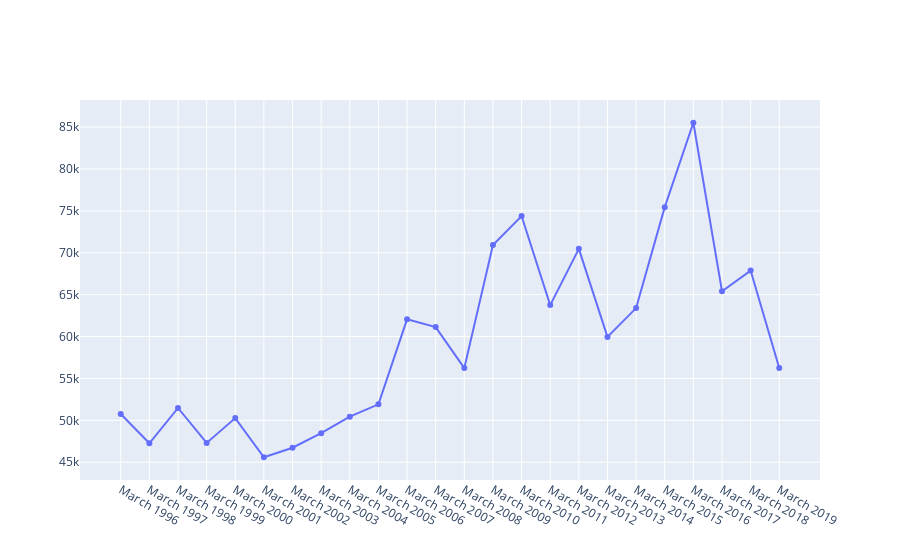

Here is the notebook cell this chart was saved with:
### Markdown cell above
Let's add circle markers on the line to improve the appearance of the visualization. To do that, we can specify `mode` parameter as `lines+markers` where the previous value was `lines` as default.

### Code cell
fig = go.Figure(data=go.Scatter(x=df["Date"], y=df["North East"], mode="lines+markers"))
iplot(fig)

### Figure 1 — Plotly figure (JSON) as saved in the notebook; plotly's stock layout.template omitted (floating-point values rounded to 4 significant figures)
{"data": [{"mode": "lines+markers", "type": "scatter", "x": ["March 1996", "March 1997", "March 1998", "March 1999", "March 2000", "March 2001", "March 2002", "March 2003", "March 2004", "March 2005", "March 2006", "March 2007", "March 2008", "March 2009", "March 2010", "March 2011", "March 2012", "March 2013", "March 2014", "March 2015", "March 2016", "March 2017", "March 2018", "March 2019"], "y": [50750, 47263, 51475, 47310, 50268, 45596, 46736, 48466, 50437, 51908, 62057, 61134, 56238, 70915, 74384, 63753, 70470, 59962, 63396, 75443, 85517, 65403, 67874, 56237]}], "layout": {"autosize": true, "xaxis": {"autorange": true, "range": [-1.371, 24.37], "type": "category"}, "yaxis": {"autorange": true, "range": [42300.0, 88810.0], "type": "linear"}}}
